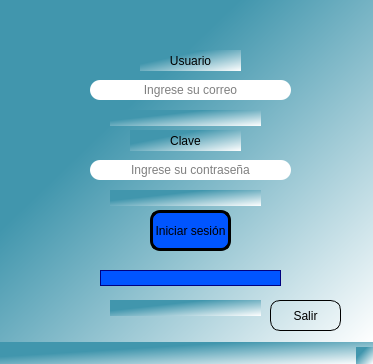
<?xml version="1.0" encoding="UTF-8"?>
<ui version="4.0">
 <class>frame_login</class>
 <widget class="QMainWindow" name="frame_login">
  <property name="geometry">
   <rect>
    <x>0</x>
    <y>0</y>
    <width>373</width>
    <height>364</height>
   </rect>
  </property>
  <property name="windowTitle">
   <string>MainWindow</string>
  </property>
  <property name="styleSheet">
   <string notr="true">background-color: rgb(52, 52, 52);
background-color: qlineargradient(spread:pad, x1:0.17, y1:0.210227, x2:1, y2:1, stop:0.170455 rgba(65, 150, 173, 255), stop:1 rgba(255, 255, 255, 255));</string>
  </property>
  <widget class="QWidget" name="centralwidget">
   <widget class="QLabel" name="label">
    <property name="geometry">
     <rect>
      <x>140</x>
      <y>50</y>
      <width>101</width>
      <height>21</height>
     </rect>
    </property>
    <property name="styleSheet">
     <string notr="true">background-color: rga(0,0,0,0%);
font: 87 14pt &quot;Arial&quot;;
border: None</string>
    </property>
    <property name="text">
     <string>Usuario</string>
    </property>
    <property name="alignment">
     <set>Qt::AlignCenter</set>
    </property>
   </widget>
   <widget class="QLabel" name="label_2">
    <property name="geometry">
     <rect>
      <x>130</x>
      <y>130</y>
      <width>111</width>
      <height>21</height>
     </rect>
    </property>
    <property name="styleSheet">
     <string notr="true">background-color: rga(0,0,0,0%);
font: 87 14pt &quot;Arial&quot;;
border: None</string>
    </property>
    <property name="text">
     <string>Clave</string>
    </property>
    <property name="alignment">
     <set>Qt::AlignCenter</set>
    </property>
   </widget>
   <widget class="QLineEdit" name="usuarios">
    <property name="geometry">
     <rect>
      <x>90</x>
      <y>80</y>
      <width>201</width>
      <height>20</height>
     </rect>
    </property>
    <property name="styleSheet">
     <string notr="true">background-color: rgb(255, 255, 255);
border-radius: 10px;
border: None;
</string>
    </property>
    <property name="alignment">
     <set>Qt::AlignCenter</set>
    </property>
    <property name="placeholderText">
     <string>Ingrese su correo</string>
    </property>
   </widget>
   <widget class="QLineEdit" name="contrasena">
    <property name="geometry">
     <rect>
      <x>90</x>
      <y>160</y>
      <width>201</width>
      <height>20</height>
     </rect>
    </property>
    <property name="styleSheet">
     <string notr="true">background-color: rgb(255, 255, 255);
border-radius: 10px;
border: None;
</string>
    </property>
    <property name="alignment">
     <set>Qt::AlignCenter</set>
    </property>
    <property name="placeholderText">
     <string>Ingrese su contraseña</string>
    </property>
   </widget>
   <widget class="QPushButton" name="Ingresar">
    <property name="geometry">
     <rect>
      <x>150</x>
      <y>210</y>
      <width>81</width>
      <height>41</height>
     </rect>
    </property>
    <property name="styleSheet">
     <string notr="true">QPushButton{
	
	background-color: rgb(0, 85, 255);
	
	font: 75 8pt &quot;Arial&quot;;
border-radius: 10px;
border: 3px solid #000000;
}
QPushButton:hover{
	
	background-color: rgb(0, 170, 127);
	
	font: 75 8pt &quot;Arial&quot;;
border-radius: 10px;
border: 3px solid #ffffff;
}

</string>
    </property>
    <property name="text">
     <string>Iniciar sesión</string>
    </property>
   </widget>
   <widget class="QProgressBar" name="progressBar">
    <property name="geometry">
     <rect>
      <x>100</x>
      <y>270</y>
      <width>181</width>
      <height>16</height>
     </rect>
    </property>
    <property name="styleSheet">
     <string notr="true">QProgressBar{
	
	background-color: rgb(0, 85, 255);
	border-radius: 25px;
border: 1px solid#00007f;
}
QProgressBar::Chunk{
	
	background-color: qlineargradient(spread:pad, x1:0.29, y1:0.704545, x2:1, y2:1, stop:0 rgba(43, 146, 106, 255), stop:1 rgba(255, 255, 255, 255));
	border-radius: 25px;
}</string>
    </property>
    <property name="value">
     <number>0</number>
    </property>
    <property name="textVisible">
     <bool>false</bool>
    </property>
   </widget>
   <widget class="QPushButton" name="salir">
    <property name="geometry">
     <rect>
      <x>270</x>
      <y>300</y>
      <width>71</width>
      <height>31</height>
     </rect>
    </property>
    <property name="styleSheet">
     <string notr="true">QPushButton{
	
	background-color: rgb(0, 0, 0,0%);
	
	font: 75 8pt &quot;Arial&quot;;
border-radius: 10px;
border: 1px solid #000000;
}
QPushButton:hover{
	
	background-color: rgb(0, 170, 127);
	
	font: 75 8pt &quot;Arial&quot;;
border-radius: 10px;
border: 3px solid #ffffff;
}

</string>
    </property>
    <property name="text">
     <string>Salir</string>
    </property>
   </widget>
   <widget class="QLabel" name="clave_incorrecta">
    <property name="geometry">
     <rect>
      <x>110</x>
      <y>190</y>
      <width>151</width>
      <height>16</height>
     </rect>
    </property>
    <property name="styleSheet">
     <string notr="true">background-color: rga(0,0,0,0%);
font: 87 8pt &quot;Arial&quot;;
color: rgb(170, 0, 0);
border: None</string>
    </property>
    <property name="text">
     <string/>
    </property>
    <property name="alignment">
     <set>Qt::AlignCenter</set>
    </property>
   </widget>
   <widget class="QLabel" name="usuario_incorrecto">
    <property name="geometry">
     <rect>
      <x>110</x>
      <y>110</y>
      <width>151</width>
      <height>16</height>
     </rect>
    </property>
    <property name="styleSheet">
     <string notr="true">background-color: rga(0,0,0,0%);
font: 87 8pt &quot;Arial&quot;;
color: rgb(170, 0, 0);
border: None</string>
    </property>
    <property name="text">
     <string/>
    </property>
    <property name="alignment">
     <set>Qt::AlignCenter</set>
    </property>
   </widget>
   <widget class="QLabel" name="cargando">
    <property name="geometry">
     <rect>
      <x>110</x>
      <y>300</y>
      <width>151</width>
      <height>16</height>
     </rect>
    </property>
    <property name="styleSheet">
     <string notr="true">background-color: rga(0,0,0,0%);
font: 87 8pt &quot;Arial&quot;;
color: rgb(0, 0, 0);
border: None</string>
    </property>
    <property name="text">
     <string/>
    </property>
    <property name="alignment">
     <set>Qt::AlignCenter</set>
    </property>
   </widget>
  </widget>
  <widget class="QStatusBar" name="statusbar"/>
 </widget>
 <resources/>
 <connections/>
</ui>
